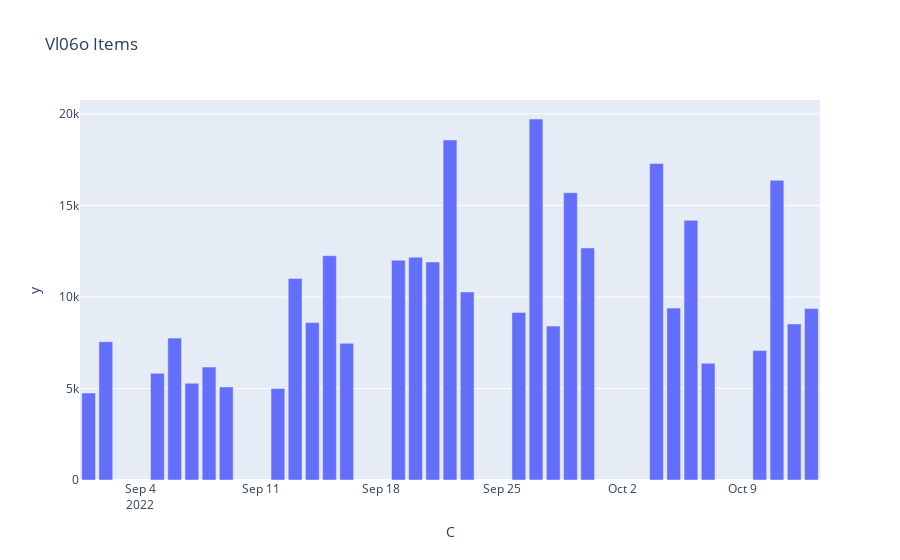

Here is the notebook cell this chart was saved with:
### Code cell
fig = px.bar(df, x=df.index, y=df, title='Vl06o Items')
fig.show()

### Figure 1 — Plotly figure (JSON) as saved in the notebook; plotly's stock layout.template omitted (floating-point values rounded to 4 significant figures)
{"data": [{"alignmentgroup": "True", "hovertemplate": "C=%{x}<br>y=%{y}<extra></extra>", "legendgroup": "", "marker": {"color": "#636efa", "pattern": {"shape": ""}}, "name": "", "offsetgroup": "", "orientation": "v", "showlegend": false, "textposition": "auto", "type": "bar", "x": ["2022-09-01T00:00:00", "2022-09-02T00:00:00", "2022-09-05T00:00:00", "2022-09-06T00:00:00", "2022-09-07T00:00:00", "2022-09-08T00:00:00", "2022-09-09T00:00:00", "2022-09-12T00:00:00", "2022-09-13T00:00:00", "2022-09-14T00:00:00", "2022-09-15T00:00:00", "2022-09-16T00:00:00", "2022-09-19T00:00:00", "2022-09-20T00:00:00", "2022-09-21T00:00:00", "2022-09-22T00:00:00", "2022-09-23T00:00:00", "2022-09-26T00:00:00", "2022-09-27T00:00:00", "2022-09-28T00:00:00", "2022-09-29T00:00:00", "2022-09-30T00:00:00", "2022-10-04T00:00:00", "2022-10-05T00:00:00", "2022-10-06T00:00:00", "2022-10-07T00:00:00", "2022-10-10T00:00:00", "2022-10-11T00:00:00", "2022-10-12T00:00:00", "2022-10-13T00:00:00"], "xaxis": "x", "y": [4756.0, 7557.0, 5831.0, 7754.0, 5288.0, 6169.0, 5085.0, 5003.0, 11020.0, 8601.0, 12260.0, 7469.0, 12010.0, 12170.0, 11910.0, 18580.0, 10280.0, 9156.0, 19720.0, 8410.0, 15700.0, 12680.0, 17290.0, 9393.0, 14190.0, 6376.0, 7072.0, 16370.0, 8527.0, 9366.0], "yaxis": "y"}], "layout": {"barmode": "relative", "legend": {"tracegroupgap": 0}, "title": {"text": "Vl06o Items"}, "xaxis": {"anchor": "y", "domain": [0, 1], "title": {"text": "C"}}, "yaxis": {"anchor": "x", "domain": [0, 1], "title": {"text": "y"}}}}
